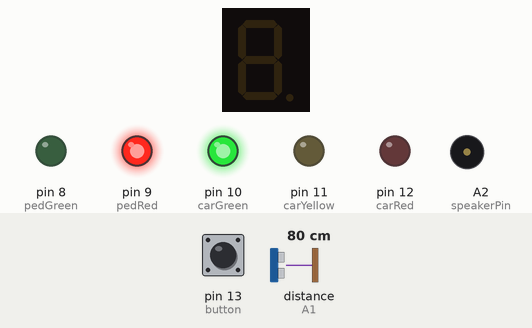
Bench run of a sketch on a simulated Arduino Uno, built with avr-gcc and run on an emulated ATmega328P. Shown: 1-digit seven-segment display, output pins drawn as LEDs (lit = HIGH), buzzer (waves = sounding). Wiring (inferred from the names in the program): ultrasonic range finder: trigger A0; echo A1; 1-digit 7-segment display, segments lit when HIGH: segments A3, A4, pin 2, pin 3, pin 4, pin 5, pin 6. The test bench sets the inputs (shaded band); at power-on: distance to the obstacle (sensor on A1) 80 cm, pin 13 (button) LOW. The echo pulse lasts 58.3 µs per cm; the segment pins are drawn as the display they are named for; pins used as bus, display or sensor lines are not drawn.

Above: at 4.2 s.
4.3 s: distance to the obstacle (sensor on A1) set to 18 cm
At 7.2 s:
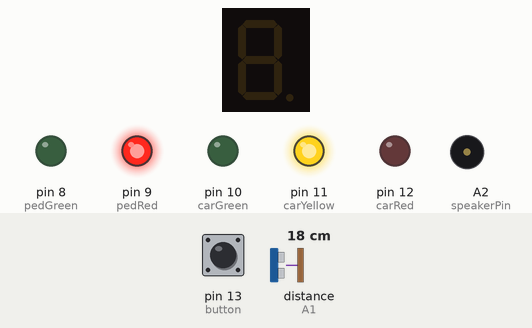
7.3 s: distance to the obstacle (sensor on A1) set to 23 cm
At 11.2 s:
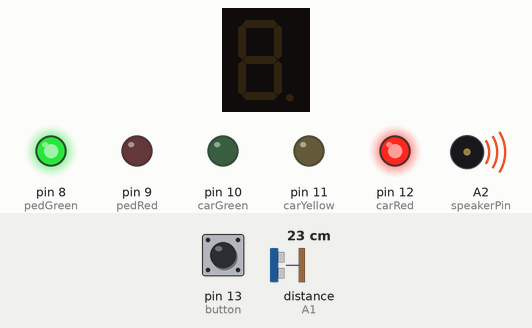
Timing chart, 0 to 19.5 s (numbered marks = the images above; inputs shaded):
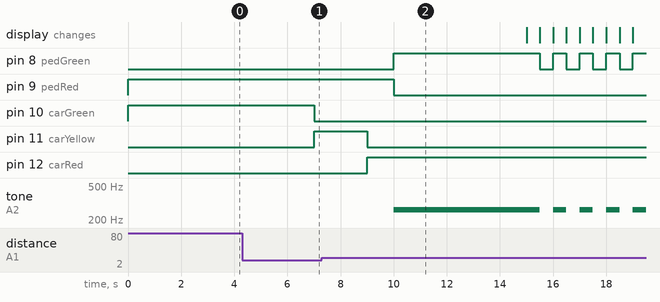

The sketch:

traffic_lights.ino
```cpp
/**
 * Traffic lights project for Arduino
 */
const int carRed = 12; //car red light being assigned
const int carYellow = 11;
const int carGreen = 10;

const int pedRed = 9; //pedestrian red light being assigned
const int pedGreen = 8;

const int button = 13; // button pin assigned

const int crossTime = 5000;
unsigned long carGreenTime; // collects the time since the car green light is on
int minCarGreenTime = 5000; //minimum time cars will have green light ON

const int a = A3, b = A4, c = 2, d = 3, e = 4, f = 5, g = 6;  // defining 7-sgement pin variables

// ultrasonic sensor
const int trigPin = A0;
const int echoPin = A1;

long duration;
int distance;

const int speakerPin = A2;  // speaker pin

void setup () {
  // traffic lights setup
  pinMode(carRed, OUTPUT); // declare LED pins to be an output
  pinMode(carYellow, OUTPUT);
  pinMode(carGreen, OUTPUT);
  pinMode(pedRed, OUTPUT);
  pinMode(pedGreen, OUTPUT);
  pinMode(button, INPUT); // declare button pin to be an input
  digitalWrite(carGreen, HIGH); //start with green car light on
  digitalWrite(pedRed, HIGH); //start with red ped light on

  // Ultrasonic sensor setup
  pinMode(trigPin, OUTPUT); // Sets the trigPin as an Output
  pinMode(echoPin, INPUT); // Sets the echoPin as an Input

  // 7 segment manual setup
  pinMode(a, OUTPUT);
  pinMode(b, OUTPUT);
  pinMode(c, OUTPUT);
  pinMode(d, OUTPUT);
  pinMode(e, OUTPUT);
  pinMode(f, OUTPUT);
  pinMode(g, OUTPUT);
  clearDisplay(); // set all segments to LOW
}

void loop() {
  digitalWrite(trigPin, LOW);
  delayMicroseconds(2);

  digitalWrite(trigPin, HIGH); // Sets the trigPin on HIGH state for 10 micro seconds
  delayMicroseconds(10);
  digitalWrite(trigPin, LOW);

  duration = pulseIn(echoPin, HIGH); // Reads the echoPin, returns the sound wave travel time in microseconds

  distance = duration * 0.034 / 2; // Calculates the distance

  /* check if button is pressed or distance is small enough (<20 units)
    and it is over 5 sec since car green light is ON*/
  int state = digitalRead(button);
  if ((state == HIGH || distance < 20) && (millis() - carGreenTime) > minCarGreenTime) {
    changeLights();
  }
}

/**
 * Is triggered every time a button is pressed or distance to the sensor is less than 20 units
 */
void changeLights() {
  clearDisplay();
  delay(2000);
  digitalWrite(carGreen, LOW);

  digitalWrite(carYellow, HIGH);
  delay(2000);
  digitalWrite(carYellow, LOW);
  digitalWrite(carRed, HIGH);
  delay(1000);
  digitalWrite(pedRed, LOW);
  digitalWrite(pedGreen, HIGH);

  tone(speakerPin, 262);  // sound signal
  delay(crossTime); //delay preset time of 5 seconds

  noTone(speakerPin);

  // flashing of pedestrian green light for 5 seconds in total
  for (int i = 5; i >= 0; i--) {
    setSevenSegNumber(i);
    tone(speakerPin, 262);
    digitalWrite(pedGreen, HIGH);
    delay(500);
    clearDisplay();
    noTone(speakerPin);
    digitalWrite(pedGreen, LOW);
    delay(500);
  }


  digitalWrite(pedRed, HIGH);
  delay(100);
  digitalWrite(carYellow, HIGH);
  delay(2000);
  digitalWrite(carRed, LOW);
  digitalWrite(carYellow, LOW);
  digitalWrite(carGreen, HIGH);

  carGreenTime = millis(); //record time since car green lights are on
}

/**
 * Manually switches on pins of a single 7-segment display
 * between 0 and 5
 */
void setSevenSegNumber(int n) {
  switch (n) {
    case 0:
      digitalWrite(a, HIGH);
      digitalWrite(b, HIGH);
      digitalWrite(c, HIGH);
      digitalWrite(d, HIGH);
      digitalWrite(e, HIGH);
      digitalWrite(f, HIGH);
      break;
    case 1:
      digitalWrite(b, HIGH);
      digitalWrite(c, HIGH);
      break;
    case 2:
      digitalWrite(a, HIGH);
      digitalWrite(b, HIGH);
      digitalWrite(g, HIGH);
      digitalWrite(d, HIGH);
      digitalWrite(e, HIGH);
      break;
    case 3:
      digitalWrite(a, HIGH);
      digitalWrite(b, HIGH);
      digitalWrite(g, HIGH);
      digitalWrite(c, HIGH);
      digitalWrite(d, HIGH);
      break;
    case 4:
      digitalWrite(f, HIGH);
      digitalWrite(b, HIGH);
      digitalWrite(g, HIGH);
      digitalWrite(c, HIGH);
      break;
    case 5:
      digitalWrite(a, HIGH);
      digitalWrite(f, HIGH);
      digitalWrite(g, HIGH);
      digitalWrite(c, HIGH);
      digitalWrite(d, HIGH);
      break;
    default:
      clearDisplay();	// clears all pins by default
      break;
  }
}

/**
 * Resets the 7-segment display
 */
void clearDisplay() {
  digitalWrite(a, LOW);
  digitalWrite(b, LOW);
  digitalWrite(c, LOW);
  digitalWrite(d, LOW);
  digitalWrite(e, LOW);
  digitalWrite(f, LOW);
  digitalWrite(g, LOW);
}
```

Measured:
- the behaviour switches between 20 and 21 cm on distance to the obstacle (sensor on A1) (found by bisection; images 1 and 2)
- after the input at 4.3 s, pin 10 (carGreen): HIGH → LOW after 2.7 s; pin 11 (carYellow): LOW → HIGH after 2.7 s
- by itself, pin 8 (pedGreen): repeats every 1.0 s: LOW 0.50 s, HIGH 0.50 s
- by itself, tone on A2 (speakerPin): repeats every 1.0 s: silent 0.50 s, 262 Hz 0.50 s
